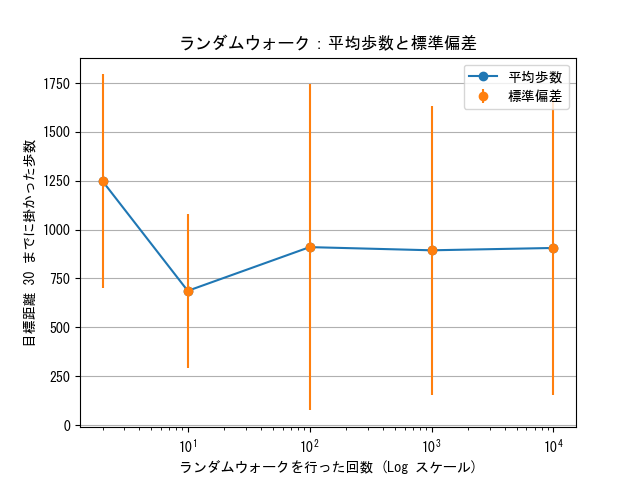

The script that saved this image:
import numpy as np
import matplotlib.pyplot as plt


def random_walk(distance, nwalk):
    nsteps = []

    for i in range(nwalk):
        position = 0
        steps = 0

        while abs(position) < distance:
            position += np.random.choice([-1, 1])
            steps += 1
        nsteps.append(steps)
    mean = np.mean(nsteps)
    std = np.std(nsteps)
    print(f"実行回数: {nwalk:>5}, 平均歩数: {mean:>7.2f}, 標準偏差: {std:>7.2f}")
    return mean, std
# end random_walk

# 実行回数と目標距離
nwalks = [2, 10, 100, 1000, 10000]
distance = 30

# 各実行回数での平均歩数と標準偏差を計算
results = [random_walk(distance, nwalk) for nwalk in nwalks]
means, stds = zip(*results)

# 日本語フォントの設定
plt.rcParams["font.family"] = "MS Gothic"

# 平均/標準偏差プロットの作成
fig, ax = plt.subplots()
ax.plot(nwalks, means, "o-", label="平均歩数")
ax.errorbar(nwalks, means, yerr=stds, fmt="o", label="標準偏差")

# ログスケール/軸ラベル/タイトルの設定
ax.set_xscale("log")
ax.set_xlabel("ランダムウォークを行った回数 (Log スケール)")
ax.set_ylabel(f"目標距離 {distance} までに掛かった歩数")
ax.set_title("ランダムウォーク：平均歩数と標準偏差")

# 凡例/グリッド/プロットの表示
ax.legend()
ax.grid(axis="y", which="both")
fig.savefig("random_walk.png")
plt.show()
